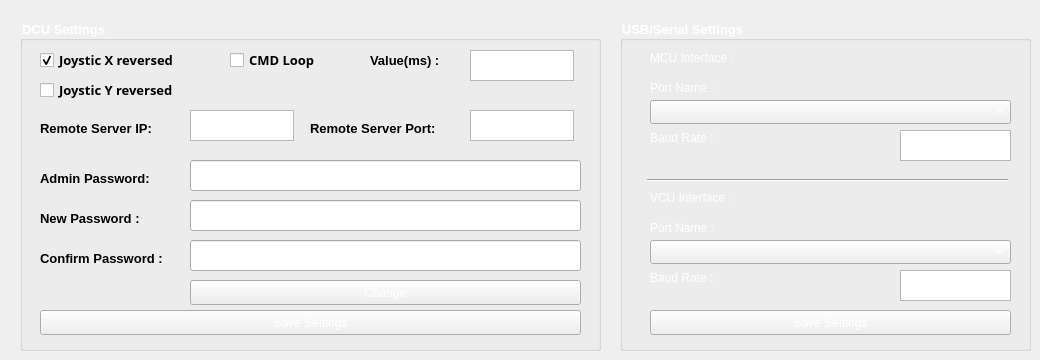
    <widget class="QWidget" name="tab_4">
     <attribute name="title">
      <string>Settings</string>
     </attribute>
     <widget class="QGroupBox" name="groupBox">
      <property name="geometry">
       <rect>
        <x>20</x>
        <y>20</y>
        <width>581</width>
        <height>331</height>
       </rect>
      </property>
      <property name="font">
       <font>
        <pointsize>10</pointsize>
        <weight>75</weight>
        <bold>true</bold>
       </font>
      </property>
      <property name="styleSheet">
       <string notr="true">color: rgb(255, 255, 255);</string>
      </property>
      <property name="title">
       <string>DCU Settings</string>
      </property>
      <widget class="QCheckBox" name="chm_joyx">
       <property name="geometry">
        <rect>
         <x>20</x>
         <y>30</y>
         <width>161</width>
         <height>20</height>
        </rect>
       </property>
       <property name="font">
        <font>
         <family>Sans Serif</family>
         <pointsize>10</pointsize>
         <weight>75</weight>
         <italic>false</italic>
         <bold>true</bold>
        </font>
       </property>
       <property name="styleSheet">
        <string notr="true">
color: rgb(0, 0, 0);</string>
       </property>
       <property name="text">
        <string>Joystic X reversed</string>
       </property>
       <property name="checked">
        <bool>true</bool>
       </property>
       <property name="autoRepeat">
        <bool>false</bool>
       </property>
       <property name="tristate">
        <bool>false</bool>
       </property>
      </widget>
      <widget class="QCheckBox" name="chm_joyy">
       <property name="geometry">
        <rect>
         <x>20</x>
         <y>60</y>
         <width>161</width>
         <height>20</height>
        </rect>
       </property>
       <property name="font">
        <font>
         <family>Sans Serif</family>
         <pointsize>10</pointsize>
         <weight>75</weight>
         <italic>false</italic>
         <bold>true</bold>
        </font>
       </property>
       <property name="styleSheet">
        <string notr="true">
color: rgb(0, 0, 0);</string>
       </property>
       <property name="text">
        <string>Joystic Y reversed</string>
       </property>
      </widget>
      <widget class="QCheckBox" name="chm_loop">
       <property name="geometry">
        <rect>
         <x>210</x>
         <y>30</y>
         <width>161</width>
         <height>20</height>
        </rect>
       </property>
       <property name="font">
        <font>
         <family>Sans Serif</family>
         <pointsize>10</pointsize>
         <weight>75</weight>
         <italic>false</italic>
         <bold>true</bold>
        </font>
       </property>
       <property name="styleSheet">
        <string notr="true">
color: rgb(0, 0, 0);</string>
       </property>
       <property name="text">
        <string>CMD Loop</string>
       </property>
      </widget>
      <widget class="QTextEdit" name="txt_loop_value">
       <property name="geometry">
        <rect>
         <x>450</x>
         <y>30</y>
         <width>104</width>
         <height>31</height>
        </rect>
       </property>
      </widget>
      <widget class="QLabel" name="label_19">
       <property name="geometry">
        <rect>
         <x>350</x>
         <y>32</y>
         <width>91</width>
         <height>16</height>
        </rect>
       </property>
       <property name="font">
        <font>
         <pointsize>10</pointsize>
         <weight>75</weight>
         <bold>true</bold>
        </font>
       </property>
       <property name="styleSheet">
        <string notr="true">color: rgb(0, 0, 0);</string>
       </property>
       <property name="text">
        <string>Value(ms) :</string>
       </property>
      </widget>
      <widget class="QLabel" name="label_20">
       <property name="geometry">
        <rect>
         <x>20</x>
         <y>100</y>
         <width>151</width>
         <height>16</height>
        </rect>
       </property>
       <property name="font">
        <font>
         <pointsize>10</pointsize>
         <weight>75</weight>
         <bold>true</bold>
        </font>
       </property>
       <property name="styleSheet">
        <string notr="true">color: rgb(0, 0, 0);</string>
       </property>
       <property name="text">
        <string>Remote Server IP:</string>
       </property>
      </widget>
      <widget class="QLabel" name="label_21">
       <property name="geometry">
        <rect>
         <x>290</x>
         <y>100</y>
         <width>151</width>
         <height>16</height>
        </rect>
       </property>
       <property name="font">
        <font>
         <pointsize>10</pointsize>
         <weight>75</weight>
         <bold>true</bold>
        </font>
       </property>
       <property name="styleSheet">
        <string notr="true">color: rgb(0, 0, 0);</string>
       </property>
       <property name="text">
        <string>Remote Server Port:</string>
       </property>
      </widget>
      <widget class="QTextEdit" name="txt_ip">
       <property name="geometry">
        <rect>
         <x>170</x>
         <y>90</y>
         <width>104</width>
         <height>31</height>
        </rect>
       </property>
      </widget>
      <widget class="QTextEdit" name="txt_port">
       <property name="geometry">
        <rect>
         <x>450</x>
         <y>90</y>
         <width>104</width>
         <height>31</height>
        </rect>
       </property>
      </widget>
      <widget class="QLabel" name="label_22">
       <property name="geometry">
        <rect>
         <x>20</x>
         <y>150</y>
         <width>151</width>
         <height>16</height>
        </rect>
       </property>
       <property name="font">
        <font>
         <pointsize>10</pointsize>
         <weight>75</weight>
         <bold>true</bold>
        </font>
       </property>
       <property name="styleSheet">
        <string notr="true">color: rgb(0, 0, 0);</string>
       </property>
       <property name="text">
        <string>Admin Password:</string>
       </property>
      </widget>
      <widget class="QLabel" name="label_23">
       <property name="geometry">
        <rect>
         <x>20</x>
         <y>190</y>
         <width>151</width>
         <height>16</height>
        </rect>
       </property>
       <property name="font">
        <font>
         <pointsize>10</pointsize>
         <weight>75</weight>
         <bold>true</bold>
        </font>
       </property>
       <property name="styleSheet">
        <string notr="true">color: rgb(0, 0, 0);</string>
       </property>
       <property name="text">
        <string>New Password :</string>
       </property>
      </widget>
      <widget class="QLabel" name="label_24">
       <property name="geometry">
        <rect>
         <x>20</x>
         <y>230</y>
         <width>151</width>
         <height>16</height>
        </rect>
       </property>
       <property name="font">
        <font>
         <pointsize>10</pointsize>
         <weight>75</weight>
         <bold>true</bold>
        </font>
       </property>
       <property name="styleSheet">
        <string notr="true">color: rgb(0, 0, 0);</string>
       </property>
       <property name="text">
        <string>Confirm Password :</string>
       </property>
      </widget>
      <widget class="QPushButton" name="btn_change_admin">
       <property name="geometry">
        <rect>
         <x>170</x>
         <y>260</y>
         <width>391</width>
         <height>25</height>
        </rect>
       </property>
       <property name="text">
        <string>Change</string>
       </property>
      </widget>
      <widget class="QPushButton" name="btn_save">
       <property name="geometry">
        <rect>
         <x>20</x>
         <y>290</y>
         <width>541</width>
         <height>25</height>
        </rect>
       </property>
       <property name="text">
        <string>Save Settings</string>
       </property>
      </widget>
      <widget class="QLineEdit" name="txt_admin_pass">
       <property name="geometry">
        <rect>
         <x>170</x>
         <y>140</y>
         <width>391</width>
         <height>31</height>
        </rect>
       </property>
       <property name="font">
        <font>
         <pointsize>18</pointsize>
         <weight>75</weight>
         <bold>true</bold>
        </font>
       </property>
       <property name="styleSheet">
        <string notr="true">color: rgb(255, 255, 255);</string>
       </property>
       <property name="text">
        <string/>
       </property>
       <property name="echoMode">
        <enum>QLineEdit::Password</enum>
       </property>
       <property name="alignment">
        <set>Qt::AlignCenter</set>
       </property>
      </widget>
      <widget class="QLineEdit" name="txt_admin_new">
       <property name="geometry">
        <rect>
         <x>170</x>
         <y>180</y>
         <width>391</width>
         <height>31</height>
        </rect>
       </property>
       <property name="font">
        <font>
         <pointsize>18</pointsize>
         <weight>75</weight>
         <bold>true</bold>
        </font>
       </property>
       <property name="styleSheet">
        <string notr="true">color: rgb(255, 255, 255);</string>
       </property>
       <property name="text">
        <string/>
       </property>
       <property name="echoMode">
        <enum>QLineEdit::Password</enum>
       </property>
       <property name="alignment">
        <set>Qt::AlignCenter</set>
       </property>
      </widget>
      <widget class="QLineEdit" name="txt_admin_confirm">
       <property name="geometry">
        <rect>
         <x>170</x>
         <y>220</y>
         <width>391</width>
         <height>31</height>
        </rect>
       </property>
       <property name="font">
        <font>
         <pointsize>18</pointsize>
         <weight>75</weight>
         <bold>true</bold>
        </font>
       </property>
       <property name="styleSheet">
        <string notr="true">color: rgb(255, 255, 255);</string>
       </property>
       <property name="text">
        <string/>
       </property>
       <property name="echoMode">
        <enum>QLineEdit::Password</enum>
       </property>
       <property name="alignment">
        <set>Qt::AlignCenter</set>
       </property>
      </widget>
     </widget>
     <widget class="QGroupBox" name="groupBox_7">
      <property name="geometry">
       <rect>
        <x>620</x>
        <y>20</y>
        <width>411</width>
        <height>331</height>
       </rect>
      </property>
      <property name="font">
       <font>
        <pointsize>10</pointsize>
        <weight>75</weight>
        <bold>true</bold>
       </font>
      </property>
      <property name="styleSheet">
       <string notr="true">color: rgb(255, 255, 255);</string>
      </property>
      <property name="title">
       <string>USB/Serial Settings</string>
      </property>
      <widget class="QLabel" name="label_25">
       <property name="geometry">
        <rect>
         <x>30</x>
         <y>30</y>
         <width>121</width>
         <height>16</height>
        </rect>
       </property>
       <property name="text">
        <string>MCU Interface :</string>
       </property>
      </widget>
      <widget class="QComboBox" name="cmb_serial1">
       <property name="geometry">
        <rect>
         <x>30</x>
         <y>80</y>
         <width>361</width>
         <height>24</height>
        </rect>
       </property>
      </widget>
      <widget class="QLabel" name="label_26">
       <property name="geometry">
        <rect>
         <x>30</x>
         <y>60</y>
         <width>121</width>
         <height>16</height>
        </rect>
       </property>
       <property name="text">
        <string>Port Name :</string>
       </property>
      </widget>
      <widget class="QLabel" name="label_27">
       <property name="geometry">
        <rect>
         <x>30</x>
         <y>110</y>
         <width>121</width>
         <height>16</height>
        </rect>
       </property>
       <property name="text">
        <string>Baud Rate :</string>
       </property>
      </widget>
      <widget class="QTextEdit" name="txt_baudrate1">
       <property name="geometry">
        <rect>
         <x>280</x>
         <y>110</y>
         <width>111</width>
         <height>31</height>
        </rect>
       </property>
      </widget>
      <widget class="Line" name="line">
       <property name="geometry">
        <rect>
         <x>27</x>
         <y>150</y>
         <width>361</width>
         <height>20</height>
        </rect>
       </property>
       <property name="orientation">
        <enum>Qt::Horizontal</enum>
       </property>
      </widget>
      <widget class="QLabel" name="label_53">
       <property name="geometry">
        <rect>
         <x>30</x>
         <y>170</y>
         <width>121</width>
         <height>16</height>
        </rect>
       </property>
       <property name="text">
        <string>VCU Interface :</string>
       </property>
      </widget>
      <widget class="QLabel" name="label_54">
       <property name="geometry">
        <rect>
         <x>30</x>
         <y>200</y>
         <width>121</width>
         <height>16</height>
        </rect>
       </property>
       <property name="text">
        <string>Port Name :</string>
       </property>
      </widget>
      <widget class="QComboBox" name="cmb_serial2">
       <property name="geometry">
        <rect>
         <x>30</x>
         <y>220</y>
         <width>361</width>
         <height>24</height>
        </rect>
       </property>
      </widget>
      <widget class="QTextEdit" name="txt_baudrate2">
       <property name="geometry">
        <rect>
         <x>280</x>
         <y>250</y>
         <width>111</width>
         <height>31</height>
        </rect>
       </property>
      </widget>
      <widget class="QLabel" name="label_55">
       <property name="geometry">
        <rect>
         <x>30</x>
         <y>250</y>
         <width>121</width>
         <height>16</height>
        </rect>
       </property>
       <property name="text">
        <string>Baud Rate :</string>
       </property>
      </widget>
      <widget class="QPushButton" name="btn_save_serial">
       <property name="geometry">
        <rect>
         <x>30</x>
         <y>290</y>
         <width>361</width>
         <height>25</height>
        </rect>
       </property>
       <property name="text">
        <string>Save Settings</string>
       </property>
      </widget>
     </widget>
    </widget>
